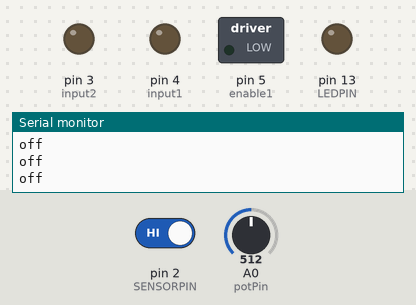
Recording of a sketch running on a simulated Arduino Uno, built with avr-gcc and run on an emulated ATmega328P. Shown: switched loads named in the sketch (green lamp = pin HIGH), output pins drawn as LEDs (lit = HIGH), the last lines printed to the serial monitor. Inputs (shaded band) come from the test bench; at power-on: pin 2 (SENSORPIN) HIGH, A0 (potPin) = 512.

Above: at 1.2 s.
1.3 s: pin 2 (SENSORPIN) driven LOW
At 2.0 s:
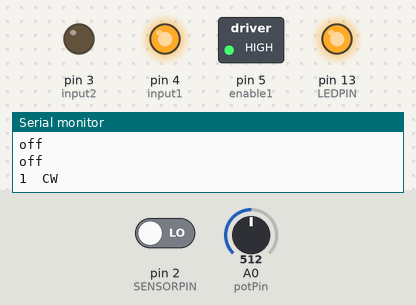
Timing chart, 0 to 4.3 s (numbered marks = the images above; inputs shaded):
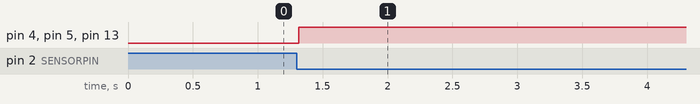

The sketch:

MAYBE_MAYBE_combined.ino
```cpp
#define enable1 5 //L293D pin 1
#define input1 4  //L293D pin 2
#define input2 3  //L293D pin 7
#define potPin A0

int dirAndSpeed; //this will keep track of the direction and speed of the motor
int num = 255; //used when we want the motor to go full speed

int potValue; //value that is inputted for the direction and speed of motor

// the following variables are used in the code that makes the palm tree rotate every few seconds
unsigned int state = 0; //keeps track of whether the palm tree should be rotating or not
unsigned long lastTime = 0; //keeps track of the last time the palm tree started rotating or stopped rotating
unsigned long duration = 1000; //length of time that motor is off/on for, changes depending on state's value

#define SENSORPIN 2  //for beam break sensor
#define LEDPIN 13 //for waterfall LED strip


// variables for beam break sensor's state
int sensorState = 0, lastState = 0;

void setup() {
  Serial.begin(9600);

  //set up the motor and potentiometer as outputs
  pinMode(enable1, OUTPUT);
  pinMode(input1, OUTPUT);
  pinMode(input2, OUTPUT);
  pinMode(potPin, INPUT_PULLUP);

  // initialize the sensor pin as an input:
  pinMode(SENSORPIN, INPUT);
  digitalWrite(SENSORPIN, HIGH); // turn on the pullup
  // initialize the LED pin as an output:
  pinMode(LEDPIN, OUTPUT);
}

void loop() {

  potValue = analogRead(potPin); //read the value of the potentiometer, will be a value from 0 - 1023

  //Convert potValue into a value from -255 to +255
  dirAndSpeed = 0.5 * potValue - 255.;

  // read the state of the beam break sensor:
  sensorState = digitalRead(SENSORPIN);
  Serial.println(sensorState);

  //the following loop is what makes the palm tree rotate periodically while still checking the beam break sensor
  while (true)
  {
    sensorState = digitalRead(SENSORPIN);
    if (lastTime + duration < millis()) //if a duration of time has passed since we last checked
    {
      lastTime = millis(); //set the new lastTime as the current time
      state = !state; //flip state to the opposite value
      Serial.println(state);
    }
    if (state == 1) //if the motor should be running
    {
      duration = 500;
      Serial.print(dirAndSpeed);
      analogWrite(enable1, abs(num)); // set motor speed
      Serial.println("  CW");
      digitalWrite(input1, HIGH); //turn that baby on
      digitalWrite(input2, LOW);
    }
    if (state == 0) //if the motor shouldn't be running
    {
      duration = 7000;
      Serial.println( "off");
      digitalWrite(input1, LOW); //turn the motor off
      digitalWrite(input2, LOW);
    }
    if (sensorState == LOW) //if a ball breaks the beam
    {
      break; //leave this loop and go to the loop that runs after the beam is broken
    }
  }


  // check if the sensor beam is broken
  // if it is, the sensorState is LOW:
  if (sensorState == LOW)
  {
    Serial.print(dirAndSpeed);
    analogWrite(enable1, abs(num)); // set motor speed

    if (dirAndSpeed > 0)
    {
      Serial.println("  CW");
      digitalWrite(input1, HIGH); //rotate clockwise
      digitalWrite(input2, LOW);
      digitalWrite(LEDPIN, HIGH); //turn LED strip on
      delay(40000); //this is how long the motor and LED will stay on for, should be plenty of time for ball to get to top
    }
    else
    {
      Serial.println("  CCW");
      digitalWrite(input1, LOW);  //rotate counter clockwise
      digitalWrite(input2, HIGH);
      digitalWrite(LEDPIN, HIGH); //turn LED strip on
      delay(40000); //this is how long the motor and LED will stay on for, should be plenty of time for ball to get to top
    }
    //turn motor and LED strip off after 40 seconds
    digitalWrite(LEDPIN, LOW);
    digitalWrite(input1, LOW);
    digitalWrite(input2, LOW);

  }
  else { //if the sensor isn
    // turn LED off:
    digitalWrite(LEDPIN, LOW);
  }

}
```

Measured:
- after the input at 1.3 s, pin 5 (enable1): LOW → HIGH after 0.01 s instead of 5.7 s; pin 13 (LEDPIN): LOW → HIGH at once
